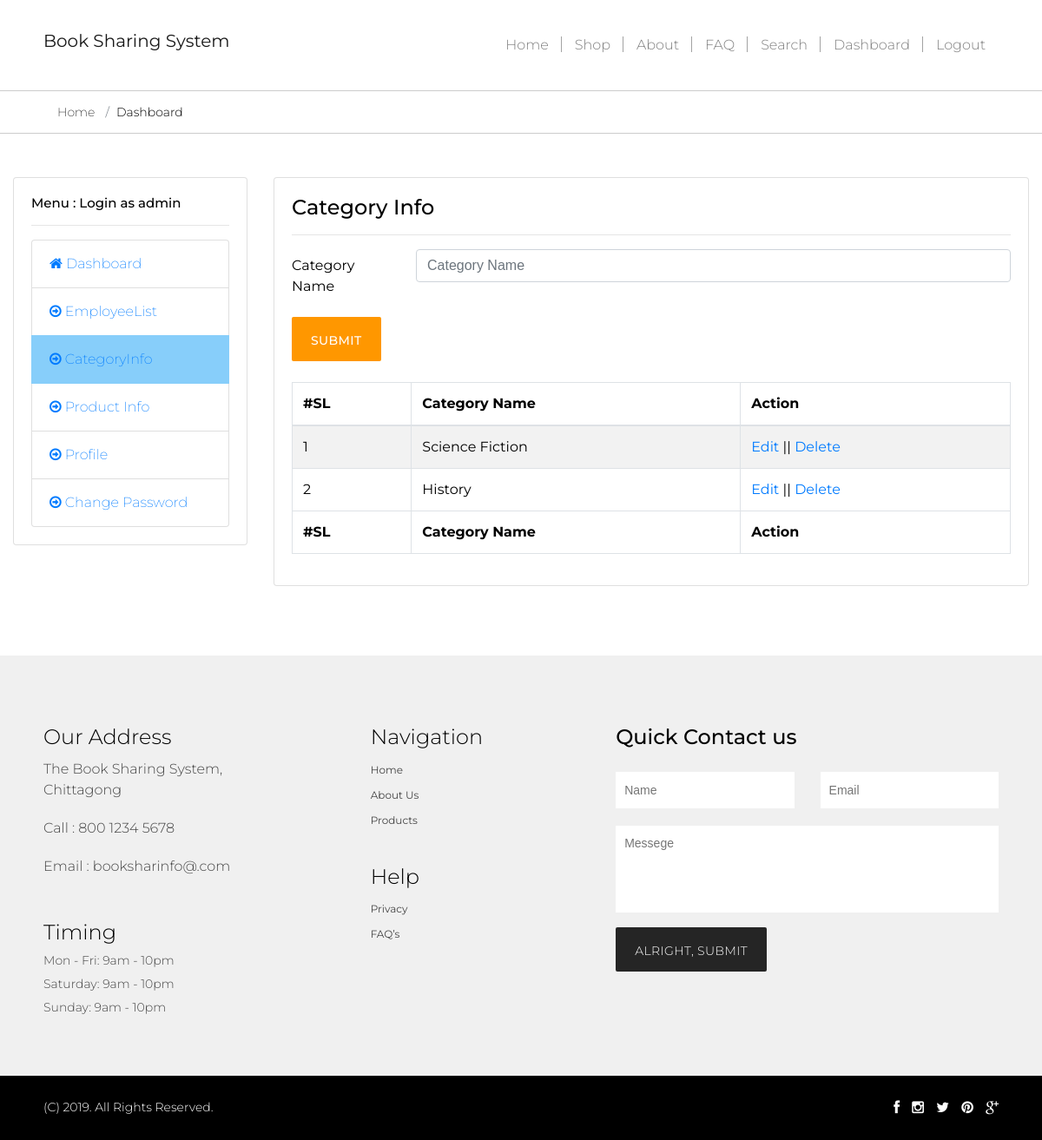
The page /categoryAdd.php (signed in) on the database as committed earlier.
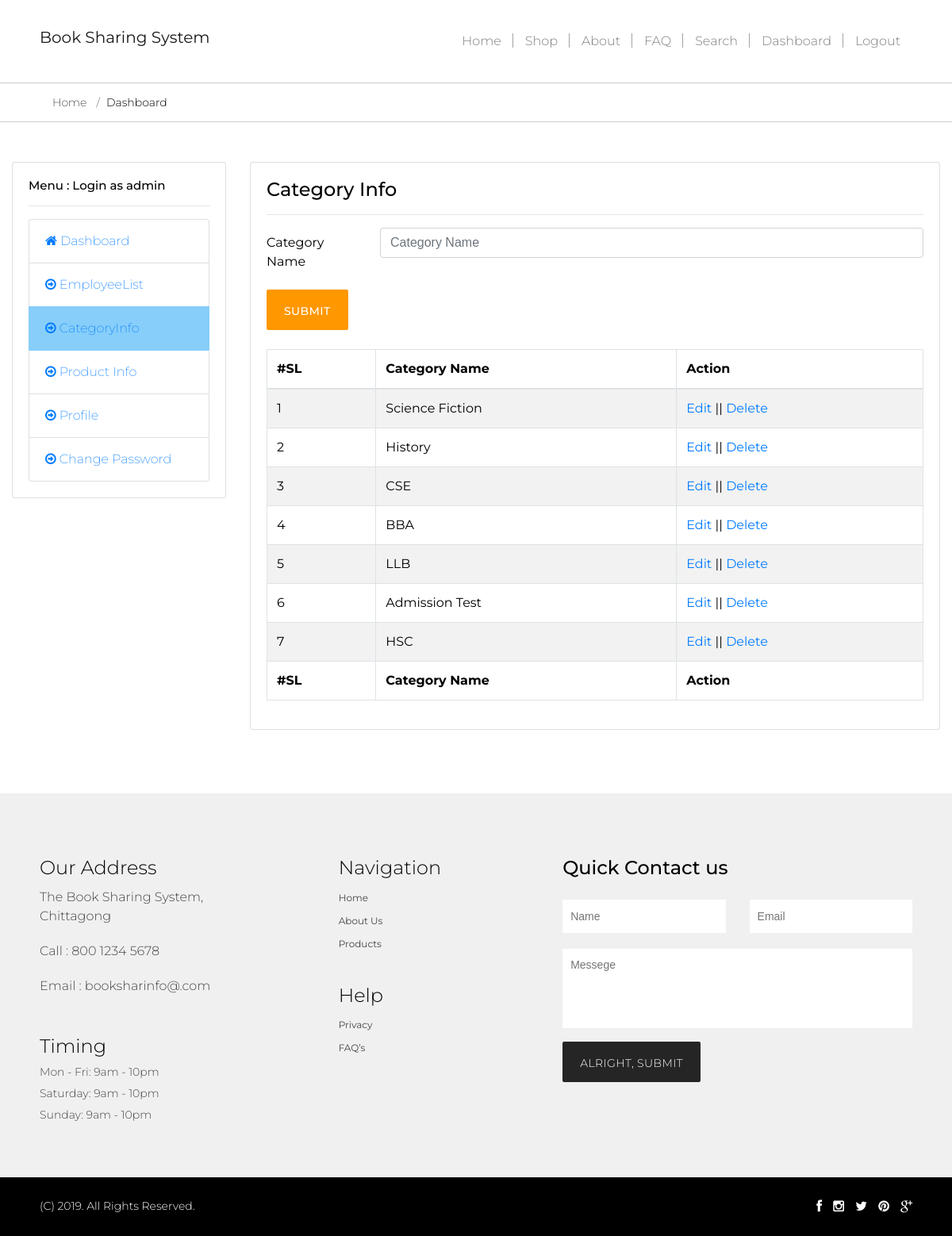
The same page on the database as committed later.
### tables this page shows
CREATE TABLE IF NOT EXISTS `tbcategoryinfo` (
  `iAutoId` int(11) NOT NULL AUTO_INCREMENT,
  `vCategoryName` varchar(150) DEFAULT NULL,
  PRIMARY KEY (`iAutoId`)
);

### lib/Database.php (called while the page is built, shortened)
<?php
Class Database{
  public $host   = DB_HOST;
  public $pass   = DB_PASS;
  public $user   = DB_USER;
  public $dbname = DB_NAME;
  public $link;
  private function connectDB()
  {
    $this->link = new mysqli($this->host, $this->user, $this->pass, $this->dbname);
    mysqli_query($this->link,"SET CHARACTER SET utf8");
    mysqli_query($this->link,"SET SESSION collation_connection ='utf8_general_ci'");
  }
  public function select($query){
    $result = $this->link->query($query) or die($this->link->error.__LINE__);
    if($result->num_rows > 0){
      return $result;
    }
    else {
      return false;
    }
  }
}

### categoryAdd.php (the view, shortened to what this page needs)
<?php
	include 'inc/header.php';
?>
<?php
	include 'inc/dashboardSidebar.php';
?>
    <div class="col-xs-9 col-sm-9 col-md-9 col-lg-9">
        <div class="card">
            <div class="card-body">
                <h4 class="card-title">Category Info</h4>
                <hr>
              <div class="panel-body">
                <form class="form-horizontal" action="" method="POST" role="form">
                    <div class="form-group row">
                        <label class="col-sm-2 col-form-label">Category Name</label>
                        <div class="col-sm-10">
                            <input type="text" class="form-control" placeholder="Category Name" name="vCategoryName">
                        </div>
                    </div>
                    <button type="submit" class="btn btn-primary">Submit</button>
                </form>
                <br>
                <table id="example" class="table table-striped table-bordered" style="width:100%">
                    <thead>
                        <tr>
                            <th>#SL</th>
                            <th>Category Name</th>
                            <th>Action</th>
                        </tr>
                    </thead>
                    <tbody>
                        <?php
                        $query="select iAutoId,vCategoryName from tbcategoryinfo";
                        $selectData=$db->select($query);
                        if($selectData)
                        {
                            $i=1;
                            while($result=$selectData->fetch_assoc())
                            {
                        ?>
                            <tr>
                                <td><?php echo $i; ?></td>
                                <td><?php echo $result['vCategoryName']; ?></td>
                                <td><a href="categoryinfoEdit.php?id=<?php echo $result['iAutoId'];?>">Edit</a> || <a onclick="return confirm('Are you sure to Delete! ');" href="categoryDelete.php?deleteid=<?php echo $result['iAutoId'];?>">Delete</a></td>
                            </tr>
                           <?php $i++;
                            }
                        }
                    ?>
                    </tbody>
                    <tfoot>
                        <tr>
                            <th>#SL</th>
                            <th>Category Name</th>
                            <th>Action</th>
                        </tr>
                    </tfoot>
                </table>
            </div>
        </div>
    </div>
<?php
	include 'inc/dashboardFooter.php';
	include 'inc/footer.php';
?>

Rows that differ between the two databases and show on the page:
added tbcategoryinfo: vCategoryName "CSE"
added tbcategoryinfo: vCategoryName "BBA"
added tbcategoryinfo: vCategoryName "LLB"
added tbcategoryinfo: vCategoryName "Admission Test"
added tbcategoryinfo: vCategoryName "HSC"
